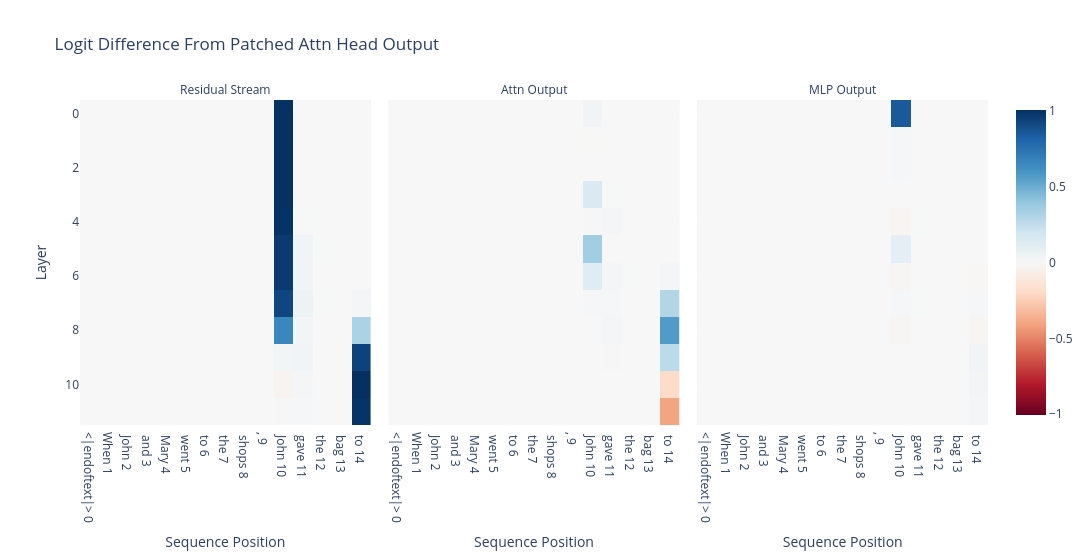

The notebook cell saved with this chart:
### Code cell
imshow(
    act_patch_block_every,
    x=labels,
    facet_col=0, # This argument tells plotly which dimension to split into separate plots
    facet_labels=["Residual Stream", "Attn Output", "MLP Output"], # Subtitles of separate plots
    title="Logit Difference From Patched Attn Head Output",
    labels={"x": "Sequence Position", "y": "Layer"},
    width=1200,
)

### Figure 1 — Plotly figure (JSON) as saved in the notebook; plotly's stock layout.template omitted (floating-point values rounded to 4 significant figures; data arrays with more than 128 entries replaced by an {"elided": "..."} marker saying what was removed)
{"data": [{"coloraxis": "coloraxis", "hovertemplate": "Sequence Position: %{x}<br>Layer: %{y}<br>color: %{z}<extra></extra>", "name": "0", "type": "heatmap", "x": ["<|endoftext|> 0", "When 1", " John 2", " and 3", " Mary 4", " went 5", " to 6", " the 7", " shops 8", ", 9", " John 10", " gave 11", " the 12", " bag 13", " to 14"], "xaxis": "x", "yaxis": "y", "z": {"elided": "12x15 float values"}}, {"coloraxis": "coloraxis", "hovertemplate": "Sequence Position: %{x}<br>Layer: %{y}<br>color: %{z}<extra></extra>", "name": "1", "type": "heatmap", "x": ["<|endoftext|> 0", "When 1", " John 2", " and 3", " Mary 4", " went 5", " to 6", " the 7", " shops 8", ", 9", " John 10", " gave 11", " the 12", " bag 13", " to 14"], "xaxis": "x2", "yaxis": "y2", "z": {"elided": "12x15 float values"}}, {"coloraxis": "coloraxis", "hovertemplate": "Sequence Position: %{x}<br>Layer: %{y}<br>color: %{z}<extra></extra>", "name": "2", "type": "heatmap", "x": ["<|endoftext|> 0", "When 1", " John 2", " and 3", " Mary 4", " went 5", " to 6", " the 7", " shops 8", ", 9", " John 10", " gave 11", " the 12", " bag 13", " to 14"], "xaxis": "x3", "yaxis": "y3", "z": {"elided": "12x15 float values"}}], "layout": {"annotations": [{"font": {}, "showarrow": false, "text": "Residual Stream", "x": 0.16, "xanchor": "center", "xref": "paper", "y": 1, "yanchor": "bottom", "yref": "paper"}, {"font": {}, "showarrow": false, "text": "Attn Output", "x": 0.5, "xanchor": "center", "xref": "paper", "y": 1, "yanchor": "bottom", "yref": "paper"}, {"font": {}, "showarrow": false, "text": "MLP Output", "x": 0.84, "xanchor": "center", "xref": "paper", "y": 1, "yanchor": "bottom", "yref": "paper"}], "coloraxis": {"autocolorscale": false, "cmid": 0, "colorscale": [[0, "rgb(103,0,31)"], [0.1, "rgb(178,24,43)"], [0.2, "rgb(214,96,77)"], [0.3, "rgb(244,165,130)"], [0.4, "rgb(253,219,199)"], [0.5, "rgb(247,247,247)"], [0.6, "rgb(209,229,240)"], [0.7, "rgb(146,197,222)"], [0.8, "rgb(67,147,195)"], [0.9, "rgb(33,102,172)"], [1, "rgb(5,48,97)"]]}, "title": {"text": "Logit Difference From Patched Attn Head Output"}, "width": 1200, "xaxis": {"anchor": "y", "constrain": "domain", "domain": [0, 0.32], "scaleanchor": "y", "title": {"text": "Sequence Position"}}, "xaxis2": {"anchor": "y2", "domain": [0.34, 0.66], "matches": "x", "title": {"text": "Sequence Position"}}, "xaxis3": {"anchor": "y3", "domain": [0.68, 1.0], "matches": "x", "title": {"text": "Sequence Position"}}, "yaxis": {"anchor": "x", "autorange": "reversed", "constrain": "domain", "domain": [0, 1], "title": {"text": "Layer"}}, "yaxis2": {"anchor": "x2", "domain": [0, 1], "matches": "y", "showticklabels": false}, "yaxis3": {"anchor": "x3", "domain": [0, 1], "matches": "y", "showticklabels": false}}}
